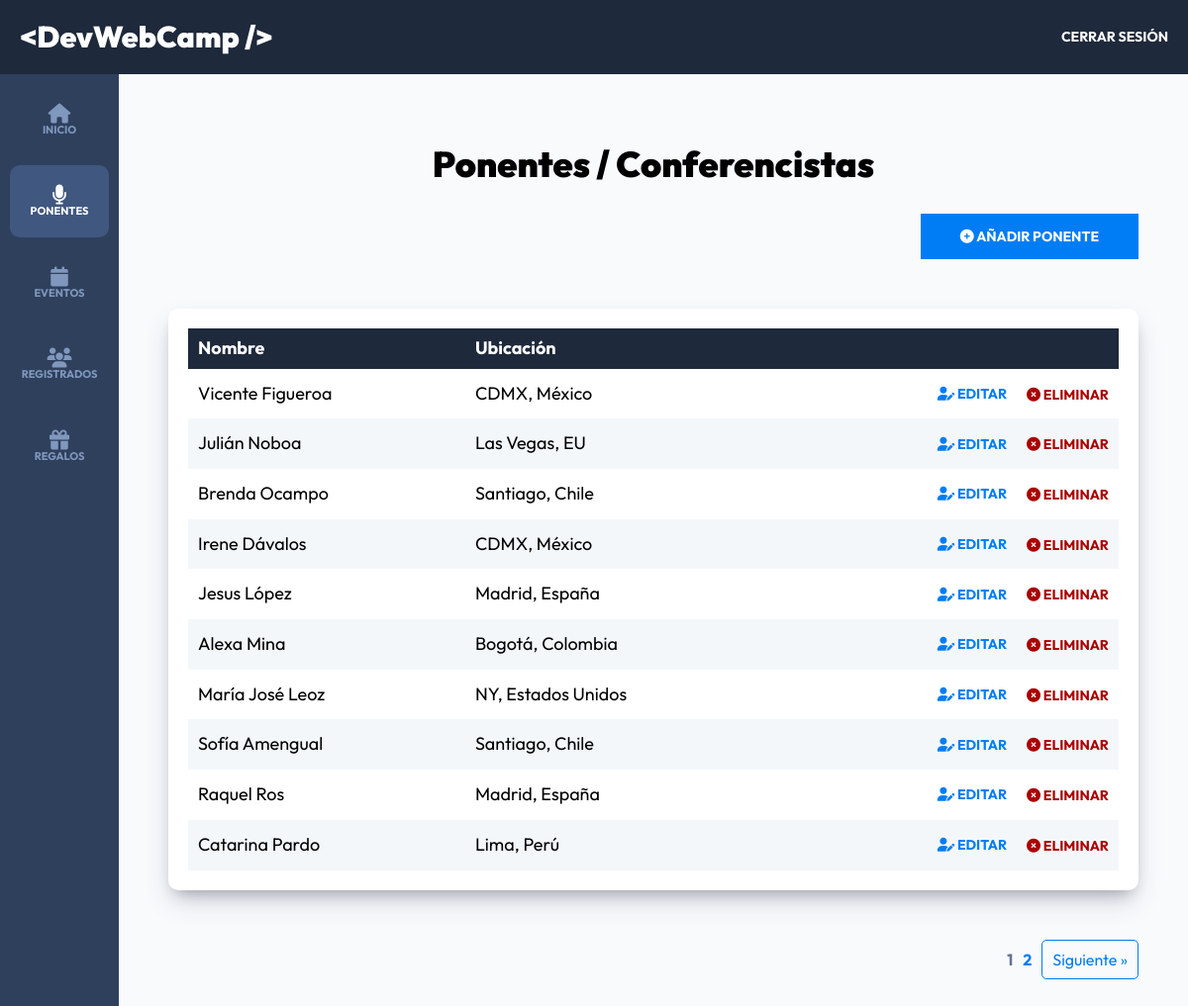
Page /admin/ponentes?page=1 (signed in) on the committed database.
### tables this page shows
CREATE TABLE `ponentes` (
  `id` int NOT NULL AUTO_INCREMENT,
  `nombre` varchar(40) DEFAULT NULL,
  `apellido` varchar(40) DEFAULT NULL,
  `ciudad` varchar(20) DEFAULT NULL,
  `pais` varchar(20) DEFAULT NULL,
  `imagen` varchar(32) DEFAULT NULL,
  `tags` varchar(120) DEFAULT NULL,
  `redes` text,
  PRIMARY KEY (`id`)
);

### controllers/PonentesController.php (called while the page is built, shortened)
<?php
class PonentesController {
    public static function index(Router $router){
        $pagina_actual= $_GET['page'];
        $pagina_actual= filter_var($pagina_actual,FILTER_VALIDATE_INT);
        $registros_por_pagina=10;
        $total= Ponente::total();
        $paginacion= new Paginacion($pagina_actual,$registros_por_pagina,$total);
        $ponentes= Ponente::paginar($registros_por_pagina,$paginacion->offset());
        $router->render('admin/ponentes/index',[
            'titulo'=>'Ponentes / Conferencistas',
            'ponentes'=>$ponentes,
            'paginacion'=>$paginacion->paginacion(),
        ]);
    }
}

### public/index.php (called while the page is built, shortened)
<?php
$router = new Router();
$router->get('/login', [AuthController::class, 'login']);
$router->post('/login', [AuthController::class, 'login']);
$router->post('/logout', [AuthController::class, 'logout']);
$router->get('/registro', [AuthController::class, 'registro']);
$router->post('/registro', [AuthController::class, 'registro']);
$router->get('/olvide', [AuthController::class, 'olvide']);
$router->post('/olvide', [AuthController::class, 'olvide']);
$router->get('/reestablecer', [AuthController::class, 'reestablecer']);
$router->post('/reestablecer', [AuthController::class, 'reestablecer']);
$router->get('/mensaje', [AuthController::class, 'mensaje']);
$router->get('/confirmar-cuenta', [AuthController::class, 'confirmar']);
$router->get('/admin/dashboard', [DashboardController::class, 'index']);
$router->get('/admin/ponentes', [PonentesController::class, 'index']);
$router->get('/admin/ponentes/crear', [PonentesController::class, 'crear']);
$router->post('/admin/ponentes/crear', [PonentesController::class, 'crear']);
$router->get('/admin/ponentes/editar', [PonentesController::class, 'editar']);
$router->post('/admin/ponentes/editar', [PonentesController::class, 'editar']);
$router->post('/admin/ponentes/eliminar', [PonentesController::class, 'eliminar']);
$router->get('/admin/eventos', [EventosController::class, 'index']);
$router->get('/admin/eventos/crear', [EventosController::class, 'crear']);
$router->post('/admin/eventos/crear', [EventosController::class, 'crear']);
$router->get('/admin/eventos/editar', [EventosController::class, 'editar']);
$router->post('/admin/eventos/editar', [EventosController::class, 'editar']);
$router->post('/admin/eventos/eliminar', [EventosController::class, 'eliminar']);
$router->get('/api/eventos-horario', [APIEventos::class, 'index']);
$router->get('/api/ponentes', [APIPonentes::class, 'index']);
$router->get('/api/ponente', [APIPonentes::class, 'ponente']);
$router->get('/api/regalos', [APIRegalos::class, 'index']);
$router->get('/admin/registrados', [RegistradosController::class, 'index']);
$router->get('/admin/regalos', [RegalosController::class, 'index']);
$router->get('/finalizar-registro', [RegistroController::class, 'crear']);
$router->post('/finalizar-registro/gratis', [RegistroController::class, 'gratis']);
$router->post('/finalizar-registro/pagar', [RegistroController::class, 'pagar']);
$router->get('/finalizar-registro/conferencias', [RegistroController::class, 'conferencias']);
$router->post('/finalizar-registro/conferencias', [RegistroController::class, 'conferencias']);
$router->get('/boleto', [RegistroController::class, 'boleto']);
$router->get('/', [PaginasController::class, 'index']);
$router->get('/devwebcamp', [PaginasController::class, 'evento']);
$router->get('/paquetes', [PaginasController::class, 'paquetes']);
$router->get('/workshops-conferencias', [PaginasController::class, 'conferencias']);
$router->get('/404', [PaginasController::class, 'error']);
$router->comprobarRutas();

### models/ActiveRecord.php (called while the page is built, shortened)
<?php
class ActiveRecord {
    protected static $db;
    protected static $tabla = '';
    public static function setDB($database) {
        self::$db = $database;
    }
    public static function consultarSQL($query) {
        $resultado = self::$db->query($query);
        $array = [];
        while($registro = $resultado->fetch_assoc()) {
            $array[] = static::crearObjeto($registro);
        }
        return $array;
    }
    protected static function crearObjeto($registro) {
        $objeto = new static;
        foreach($registro as $key => $value ) {
            if(property_exists( $objeto, $key  )) {
                $objeto->$key = $value;
            }
        }
        return $objeto;
    }
    public static function paginar($por_pagina, $offset) {
        $query = "SELECT * FROM " . static::$tabla . " ORDER BY id DESC LIMIT ${por_pagina} OFFSET ${offset}" ;
        $resultado = self::consultarSQL($query);
        return $resultado ;
    }
    public static function total($columna = '', $valor = '') {
        $query = "SELECT COUNT(*) FROM " . static::$tabla;
        $resultado = self::$db->query($query);
        $total= $resultado->fetch_array();
        return array_shift($total);
    }
}

### views/admin/ponentes/index.php (the view, shortened to what this page needs)
<h2 class="dashboard__heading"><?php echo $titulo;?></h2>
<div class="dashboard__contenedor-boton">
    <a class="dashboard__boton" href="/admin/ponentes/crear">
        <i class="fa-solid fa-circle-plus"></i>
        Añadir Ponente
    </a>
</div>
<div class="dashboard__contenedor">
<?php if(!empty($ponentes)){?>
    <table class="table">
        <thead class="table__thead">
            <tr>
                <th scope="col" class="table__th">Nombre</th>
                <th scope="col" class="table__th">Ubicación</th>
                <th scope="col" class="table__th"></th>
            </tr>
        </thead>
        <tbody>
            <div class="table__tbody">
            <?php foreach($ponentes as $ponente):?>
                <tr class="table__tr">
                    <td class="table__td">
                        <?php echo $ponente->nombre . " " . $ponente->apellido; ?>
                    </td>
                    <td class="table__td">
                        <?php echo $ponente->ciudad . ", " . $ponente->pais; ?>
                    </td>
                    <td class="table__td--acciones">
                        <a class="table__accion table__accion--editar" href="/admin/ponentes/editar?id=<?php echo $ponente->id; ?>">
                        <i class="fa-solid fa-user-pen"></i>
                        Editar
                    </a>
                    <form method="POST" action="/admin/ponentes/eliminar" class="table__formulario">
                        <button class="table__accion table__accion--eliminar" type="submit">
                            <i class="fa-solid fa-circle-xmark"></i>
                            Eliminar
                        </button>
                    </form>
                    </td>
                </tr>
                <?php endforeach;?>
            </div>
        </tbody>
    </table>
    <?php }else{?>
        <p class="text-center">No Hay Ponentes Aún</p>
    <?php };?>
</div>
<?php echo $paginacion;?>

### public/build/css/app.css (style rules this page uses)
html { line-height: 1.15; -webkit-text-size-adjust: 100%; }
body { margin: 0; }
a { background-color: transparent; }
button, input, optgroup, select, textarea { font-family: inherit; font-size: 100%; line-height: 1.15; margin: 0; }
button, input { overflow: visible; }
button, select { text-transform: none; }
button, [type=button], [type=reset], [type=submit] { -webkit-appearance: button; }
html { font-size: 62.5%; box-sizing: border-box; height: 100%; }
*, *:before, *:after { box-sizing: inherit; }
body { font-family: "Outfit", sans-serif; font-size: 1.8rem; }
a { text-decoration: none; }
h1, h2, h3 { font-family: "Outfit", sans-serif; font-weight: 900; margin: 2rem 0; }
h2 { font-size: 3.6rem; }
[class$=__heading] { font-family: "Outfit", sans-serif; font-weight: 900; margin: 2rem 0; margin: 6rem 0 3rem 0; text-align: center; }
.dashboard { height: 100%; display: flex; flex-direction: column; background-color: #F8FAFC; }
@media (min-width: 768px) { .dashboard__contenedor-boton { display: flex; justify-content: flex-end; margin-bottom: 5rem; } }
.dashboard__boton { background-color: #007df4; padding: 1.5rem 4rem; color: #FFFFFF; font-size: 1.8rem; font-weight: 700; border: none; transition-property: background-color; transition-duration: 0.3s; text-align: center; width: 100%; display: inline-block; text-transform: uppercase; font-size: 1.4rem; }
@media (min-width: 768px) { .dashboard__boton { width: auto; } }
.dashboard__contenedor, .dashboard__formulario { box-shadow: rgba(50, 50, 93, 0.25) 0px 13px 27px -5px, rgba(0, 0, 0, 0.3) 0px 8px 16px -8px; background-color: #FFFFFF; padding: 2rem; border-radius: 1rem; }
.table { width: 100%; border-collapse: collapse; }
.table__thead { background-color: #1E293B; color: #FFFFFF; }
.table__th { padding: 1rem; text-align: left; }
.table__tr:nth-of-type(even) { background-color: #f4f7fa; }
.table__td, .table__td--acciones { padding: 1.5rem 1rem; }
.table__td--acciones { display: flex; justify-content: flex-end; gap: 2rem; align-items: center; }
.table__accion { all: unset; text-transform: uppercase; font-size: 1.4rem; font-weight: 700; }
.table__accion--editar { color: #007df4; }
.table__accion--eliminar { color: rgb(169, 0, 0); }

### rows in the picture
ponentes: nombre "Vicente", apellido "Figueroa", ciudad "CDMX", pais "México"
ponentes: nombre "Julián", apellido "Noboa", ciudad "Las Vegas", pais "EU"
ponentes: nombre "Brenda", apellido "Ocampo", ciudad "Santiago", pais "Chile"
ponentes: nombre "Irene", apellido "Dávalos", ciudad "CDMX", pais "México"
ponentes: nombre "Jesus", apellido "López", ciudad "Madrid", pais "España"
ponentes: nombre "Alexa", apellido "Mina", ciudad "Bogotá", pais "Colombia"
ponentes: nombre "María José", apellido "Leoz", ciudad "NY", pais "Estados Unidos"
ponentes: nombre "Sofía", apellido "Amengual", ciudad "Santiago", pais "Chile"
ponentes: nombre "Raquel", apellido "Ros", ciudad "Madrid", pais "España"
ponentes: nombre "Catarina", apellido "Pardo", ciudad "Lima", pais "Perú"

### other values in the picture
$titulo "Ponentes / Conferencistas"
